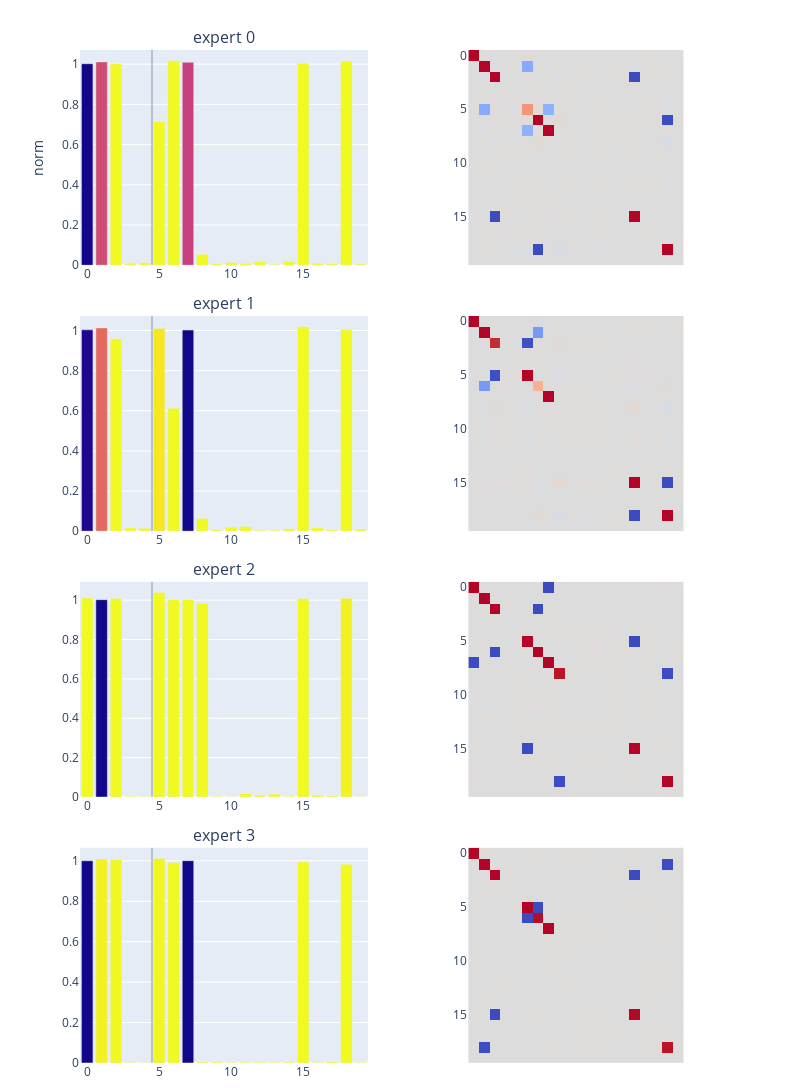

Notebook cell for this chart:
### Code cell
render_features(model)

### Figure 1 — Plotly figure (JSON) as saved in the notebook; plotly's stock layout.template omitted (floating-point values rounded to 4 significant figures; data arrays with more than 128 entries replaced by an {"elided": "..."} marker saying what was removed)
{"data": [{"marker": {"cmax": 1, "cmin": 0, "color": [0.01128, 0.5204, 1.005, 1.189, 1.412, 1.001, 1.017, 0.4795, 1.43, 1.415, 1.179, 1.394, 1.404, 1.181, 1.371, 1.001, 1.394, 1.155, 1.019, 1.351]}, "type": "bar", "x": [0, 1, 2, 3, 4, 5, 6, 7, 8, 9, 10, 11, 12, 13, 14, 15, 16, 17, 18, 19], "xaxis": "x", "y": [1.002, 1.011, 1.001, 0.009673, 0.0128, 0.714, 1.017, 1.01, 0.05435, 0.007153, 0.01349, 0.008724, 0.0177, 0.005582, 0.0184, 1.005, 0.01022, 0.007581, 1.015, 0.006311], "yaxis": "y"}, {"colormodel": "rgba256", "customdata": {"elided": "20x20 float values"}, "hovertemplate": "expert 0<br>In: %{x}<br>Out: %{y}<br> weight: %{customdata:0.2f}", "type": "image", "xaxis": "x2", "yaxis": "y2", "z": {"elided": "1600 int values"}}, {"marker": {"cmax": 1, "cmin": 0, "color": [0.03725, 0.6116, 1.011, 1.258, 1.348, 0.9603, 1.014, 0.008545, 1.386, 1.374, 1.346, 1.4, 1.332, 1.216, 1.351, 1.006, 1.24, 1.386, 1.021, 1.193]}, "type": "bar", "x": [0, 1, 2, 3, 4, 5, 6, 7, 8, 9, 10, 11, 12, 13, 14, 15, 16, 17, 18, 19], "xaxis": "x3", "y": [1.003, 1.013, 0.9595, 0.01715, 0.01451, 1.01, 0.6122, 1.002, 0.06257, 0.007085, 0.02037, 0.02325, 0.004427, 0.004958, 0.01188, 1.019, 0.01708, 0.006334, 1.005, 0.009726], "yaxis": "y3"}, {"colormodel": "rgba256", "customdata": {"elided": "20x20 float values"}, "hovertemplate": "expert 1<br>In: %{x}<br>Out: %{y}<br> weight: %{customdata:0.2f}", "type": "image", "xaxis": "x4", "yaxis": "y4", "z": {"elided": "1600 int values"}}, {"marker": {"cmax": 1, "cmin": 0, "color": [1.004, 0.01173, 1.004, 1.409, 1.425, 1.007, 1.008, 1.011, 1.009, 1.422, 1.404, 1.325, 1.419, 1.415, 1.37, 1.038, 1.411, 1.426, 0.9825, 1.408]}, "type": "bar", "x": [0, 1, 2, 3, 4, 5, 6, 7, 8, 9, 10, 11, 12, 13, 14, 15, 16, 17, 18, 19], "xaxis": "x5", "y": [1.011, 1.002, 1.007, 0.004475, 0.002847, 1.038, 1.003, 1.004, 0.9824, 0.003922, 0.003319, 0.01814, 0.007602, 0.01557, 0.004839, 1.007, 0.007485, 0.005303, 1.009, 0.002735], "yaxis": "y5"}, {"colormodel": "rgba256", "customdata": {"elided": "20x20 float values"}, "hovertemplate": "expert 2<br>In: %{x}<br>Out: %{y}<br> weight: %{customdata:0.2f}", "type": "image", "xaxis": "x6", "yaxis": "y6", "z": {"elided": "1600 int values"}}, {"marker": {"cmax": 1, "cmin": 0, "color": [0.006542, 0.9826, 0.9948, 1.353, 1.331, 0.9912, 1.011, 0.005256, 1.311, 1.413, 1.405, 1.169, 1.391, 1.391, 1.409, 1.006, 1.309, 1.39, 1.009, 1.376]}, "type": "bar", "x": [0, 1, 2, 3, 4, 5, 6, 7, 8, 9, 10, 11, 12, 13, 14, 15, 16, 17, 18, 19], "xaxis": "x7", "y": [1.0, 1.009, 1.006, 0.003395, 0.002079, 1.011, 0.9912, 1.001, 0.004488, 0.004437, 0.003824, 0.003993, 0.003758, 0.003772, 0.004479, 0.9947, 0.003461, 0.006459, 0.9825, 0.003757], "yaxis": "y7"}, {"colormodel": "rgba256", "customdata": {"elided": "20x20 float values"}, "hovertemplate": "expert 3<br>In: %{x}<br>Out: %{y}<br> weight: %{customdata:0.2f}", "type": "image", "xaxis": "x8", "yaxis": "y8", "z": {"elided": "1600 int values"}}], "layout": {"annotations": [{"font": {"size": 16}, "showarrow": false, "text": "expert 0", "x": 0.225, "xanchor": "center", "xref": "paper", "y": 1, "yanchor": "bottom", "yref": "paper"}, {"font": {"size": 16}, "showarrow": false, "text": "expert 1", "x": 0.225, "xanchor": "center", "xref": "paper", "y": 0.7375, "yanchor": "bottom", "yref": "paper"}, {"font": {"size": 16}, "showarrow": false, "text": "expert 2", "x": 0.225, "xanchor": "center", "xref": "paper", "y": 0.475, "yanchor": "bottom", "yref": "paper"}, {"font": {"size": 16}, "showarrow": false, "text": "expert 3", "x": 0.225, "xanchor": "center", "xref": "paper", "y": 0.2125, "yanchor": "bottom", "yref": "paper"}], "height": 1200, "margin": {"b": 20, "t": 50}, "shapes": [{"line": {"width": 0.5}, "type": "line", "x0": 4.5, "x1": 4.5, "xref": "x", "y0": 0, "y1": 1, "yref": "y domain"}, {"line": {"width": 0.5}, "type": "line", "x0": 4.5, "x1": 4.5, "xref": "x3", "y0": 0, "y1": 1, "yref": "y3 domain"}, {"line": {"width": 0.5}, "type": "line", "x0": 4.5, "x1": 4.5, "xref": "x5", "y0": 0, "y1": 1, "yref": "y5 domain"}, {"line": {"width": 0.5}, "type": "line", "x0": 4.5, "x1": 4.5, "xref": "x7", "y0": 0, "y1": 1, "yref": "y7 domain"}], "showlegend": false, "width": 800, "xaxis": {"anchor": "y", "domain": [0, 0.45], "visible": true}, "xaxis2": {"anchor": "y2", "domain": [0.55, 1], "visible": false}, "xaxis3": {"anchor": "y3", "domain": [0, 0.45], "visible": true}, "xaxis4": {"anchor": "y4", "domain": [0.55, 1], "visible": false}, "xaxis5": {"anchor": "y5", "domain": [0, 0.45], "visible": true}, "xaxis6": {"anchor": "y6", "domain": [0.55, 1], "visible": false}, "xaxis7": {"anchor": "y7", "domain": [0, 0.45], "visible": true}, "xaxis8": {"anchor": "y8", "domain": [0.55, 1], "visible": false}, "yaxis": {"anchor": "x", "domain": [0.7875, 1], "title": {"text": "norm"}, "visible": true}, "yaxis2": {"anchor": "x2", "domain": [0.7875, 1]}, "yaxis3": {"anchor": "x3", "domain": [0.525, 0.7375], "visible": true}, "yaxis4": {"anchor": "x4", "domain": [0.525, 0.7375]}, "yaxis5": {"anchor": "x5", "domain": [0.2625, 0.475], "visible": true}, "yaxis6": {"anchor": "x6", "domain": [0.2625, 0.475]}, "yaxis7": {"anchor": "x7", "domain": [0, 0.2125], "visible": true}, "yaxis8": {"anchor": "x8", "domain": [0, 0.2125]}}}
